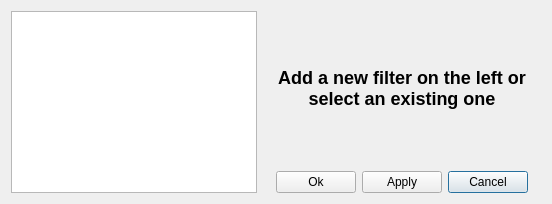
<?xml version="1.0" encoding="UTF-8"?>
<ui version="4.0">
 <class>FilterConfigurationDialog</class>
 <widget class="QDialog" name="FilterConfigurationDialog">
  <property name="geometry">
   <rect>
    <x>0</x>
    <y>0</y>
    <width>552</width>
    <height>204</height>
   </rect>
  </property>
  <property name="windowTitle">
   <string>Configure filters</string>
  </property>
  <layout class="QGridLayout" name="gridLayout">
   <item row="2" column="4">
    <widget class="QPushButton" name="pushButtonCancel">
     <property name="toolTip">
      <string>Revert changes and close dialog</string>
     </property>
     <property name="text">
      <string>Cancel</string>
     </property>
    </widget>
   </item>
   <item row="2" column="5">
    <spacer name="horizontalSpacer2">
     <property name="orientation">
      <enum>Qt::Horizontal</enum>
     </property>
     <property name="sizeHint" stdset="0">
      <size>
       <width>0</width>
       <height>20</height>
      </size>
     </property>
    </spacer>
   </item>
   <item row="2" column="2">
    <widget class="QPushButton" name="pushButtonOk">
     <property name="toolTip">
      <string>Apply changes and close dialog</string>
     </property>
     <property name="text">
      <string>Ok</string>
     </property>
    </widget>
   </item>
   <item row="2" column="1">
    <spacer name="horizontalSpacer1">
     <property name="orientation">
      <enum>Qt::Horizontal</enum>
     </property>
     <property name="sizeHint" stdset="0">
      <size>
       <width>0</width>
       <height>20</height>
      </size>
     </property>
    </spacer>
   </item>
   <item row="2" column="3">
    <widget class="QPushButton" name="pushButtonApply">
     <property name="toolTip">
      <string>Apply changes now</string>
     </property>
     <property name="text">
      <string>Apply</string>
     </property>
    </widget>
   </item>
   <item row="0" column="1" rowspan="2" colspan="5">
    <widget class="QStackedWidget" name="stackedWidget">
     <widget class="QWidget" name="pageDefault">
      <layout class="QGridLayout" name="gridLayoutPageDefault">
       <item row="0" column="0">
        <widget class="QLabel" name="label">
         <property name="text">
          <string>&lt;b&gt;&lt;font size=&quot;+2&quot;&gt;Add a new filter on the left or select an existing one&lt;/font&gt;&lt;/b&gt;</string>
         </property>
         <property name="alignment">
          <set>Qt::AlignCenter</set>
         </property>
         <property name="wordWrap">
          <bool>true</bool>
         </property>
        </widget>
       </item>
      </layout>
     </widget>
     <widget class="QWidget" name="pageString">
      <layout class="QGridLayout" name="gridLayoutPageString" columnstretch="0,1,0">
       <property name="margin">
        <number>0</number>
       </property>
       <item row="3" column="0" colspan="2">
        <widget class="QLineEdit" name="lineEditFilterExpression">
         <property name="sizePolicy">
          <sizepolicy hsizetype="Expanding" vsizetype="Minimum">
           <horstretch>0</horstretch>
           <verstretch>0</verstretch>
          </sizepolicy>
         </property>
         <property name="toolTip">
          <string>Filter expression</string>
         </property>
         <property name="placeholderText">
          <string>Filter expression (empty string)</string>
         </property>
        </widget>
       </item>
       <item row="2" column="0">
        <widget class="QLabel" name="labelMatchMode">
         <property name="text">
          <string>Match mode</string>
         </property>
        </widget>
       </item>
       <item row="1" column="1" colspan="2">
        <widget class="QComboBox" name="comboBoxFilterType">
         <property name="toolTip">
          <string>Select the filter type (include / exclude filter)</string>
         </property>
         <item>
          <property name="text">
           <string>Include matches</string>
          </property>
         </item>
         <item>
          <property name="text">
           <string>Exclude matches</string>
          </property>
         </item>
        </widget>
       </item>
       <item row="0" column="1" colspan="2">
        <widget class="QComboBox" name="comboBoxExpressionSyntax">
         <property name="toolTip">
          <string>Choose the regular expression syntax</string>
         </property>
         <item>
          <property name="text">
           <string notr="true">RegExp</string>
          </property>
         </item>
         <item>
          <property name="text">
           <string notr="true">RegExp2</string>
          </property>
         </item>
         <item>
          <property name="text">
           <string notr="true">Wildcard</string>
          </property>
         </item>
         <item>
          <property name="text">
           <string notr="true">WildcardUnix</string>
          </property>
         </item>
         <item>
          <property name="text">
           <string notr="true">FixedString</string>
          </property>
         </item>
         <item>
          <property name="text">
           <string notr="true">W3CXmlSchema11</string>
          </property>
         </item>
        </widget>
       </item>
       <item row="3" column="2">
        <widget class="QToolButton" name="toolButtonClearFilterExpression">
         <property name="sizePolicy">
          <sizepolicy hsizetype="Fixed" vsizetype="Minimum">
           <horstretch>0</horstretch>
           <verstretch>0</verstretch>
          </sizepolicy>
         </property>
         <property name="toolTip">
          <string>Clear filter expression</string>
         </property>
         <property name="icon">
          <iconset resource="qmc2.qrc">
           <normaloff>:/data/img/broom.png</normaloff>:/data/img/broom.png</iconset>
         </property>
        </widget>
       </item>
       <item row="2" column="1" colspan="2">
        <widget class="QComboBox" name="comboBoxMatchMode">
         <property name="toolTip">
          <string>Choose match mode (sub-strings or exact matches)</string>
         </property>
         <item>
          <property name="text">
           <string>Sub string match</string>
          </property>
         </item>
         <item>
          <property name="text">
           <string>Exact match</string>
          </property>
         </item>
        </widget>
       </item>
       <item row="1" column="0">
        <widget class="QLabel" name="labelFilterType">
         <property name="text">
          <string>Filter type</string>
         </property>
        </widget>
       </item>
       <item row="0" column="0">
        <widget class="QLabel" name="labelExpressionSyntax">
         <property name="text">
          <string>Expression syntax</string>
         </property>
        </widget>
       </item>
       <item row="4" column="0" colspan="3">
        <spacer name="verticalSpacer">
         <property name="orientation">
          <enum>Qt::Vertical</enum>
         </property>
         <property name="sizeHint" stdset="0">
          <size>
           <width>278</width>
           <height>17</height>
          </size>
         </property>
        </spacer>
       </item>
      </layout>
     </widget>
     <widget class="QWidget" name="page_2"/>
    </widget>
   </item>
   <item row="0" column="0" rowspan="3">
    <widget class="QTreeWidget" name="treeWidget">
     <property name="rootIsDecorated">
      <bool>false</bool>
     </property>
     <property name="uniformRowHeights">
      <bool>true</bool>
     </property>
     <attribute name="headerVisible">
      <bool>false</bool>
     </attribute>
     <column>
      <property name="text">
       <string notr="true">1</string>
      </property>
     </column>
     <column>
      <property name="text">
       <string notr="true">2</string>
      </property>
     </column>
    </widget>
   </item>
  </layout>
 </widget>
 <tabstops>
  <tabstop>treeWidget</tabstop>
  <tabstop>comboBoxExpressionSyntax</tabstop>
  <tabstop>comboBoxFilterType</tabstop>
  <tabstop>comboBoxMatchMode</tabstop>
  <tabstop>lineEditFilterExpression</tabstop>
  <tabstop>toolButtonClearFilterExpression</tabstop>
  <tabstop>pushButtonOk</tabstop>
  <tabstop>pushButtonApply</tabstop>
  <tabstop>pushButtonCancel</tabstop>
 </tabstops>
 <resources>
  <include location="qmc2.qrc"/>
 </resources>
 <connections>
  <connection>
   <sender>toolButtonClearFilterExpression</sender>
   <signal>clicked()</signal>
   <receiver>lineEditFilterExpression</receiver>
   <slot>clear()</slot>
   <hints>
    <hint type="sourcelabel">
     <x>534</x>
     <y>125</y>
    </hint>
    <hint type="destinationlabel">
     <x>487</x>
     <y>126</y>
    </hint>
   </hints>
  </connection>
  <connection>
   <sender>pushButtonOk</sender>
   <signal>clicked()</signal>
   <receiver>FilterConfigurationDialog</receiver>
   <slot>accept()</slot>
   <hints>
    <hint type="sourcelabel">
     <x>358</x>
     <y>202</y>
    </hint>
    <hint type="destinationlabel">
     <x>294</x>
     <y>200</y>
    </hint>
   </hints>
  </connection>
  <connection>
   <sender>pushButtonCancel</sender>
   <signal>clicked()</signal>
   <receiver>FilterConfigurationDialog</receiver>
   <slot>reject()</slot>
   <hints>
    <hint type="sourcelabel">
     <x>461</x>
     <y>186</y>
    </hint>
    <hint type="destinationlabel">
     <x>525</x>
     <y>208</y>
    </hint>
   </hints>
  </connection>
 </connections>
</ui>
